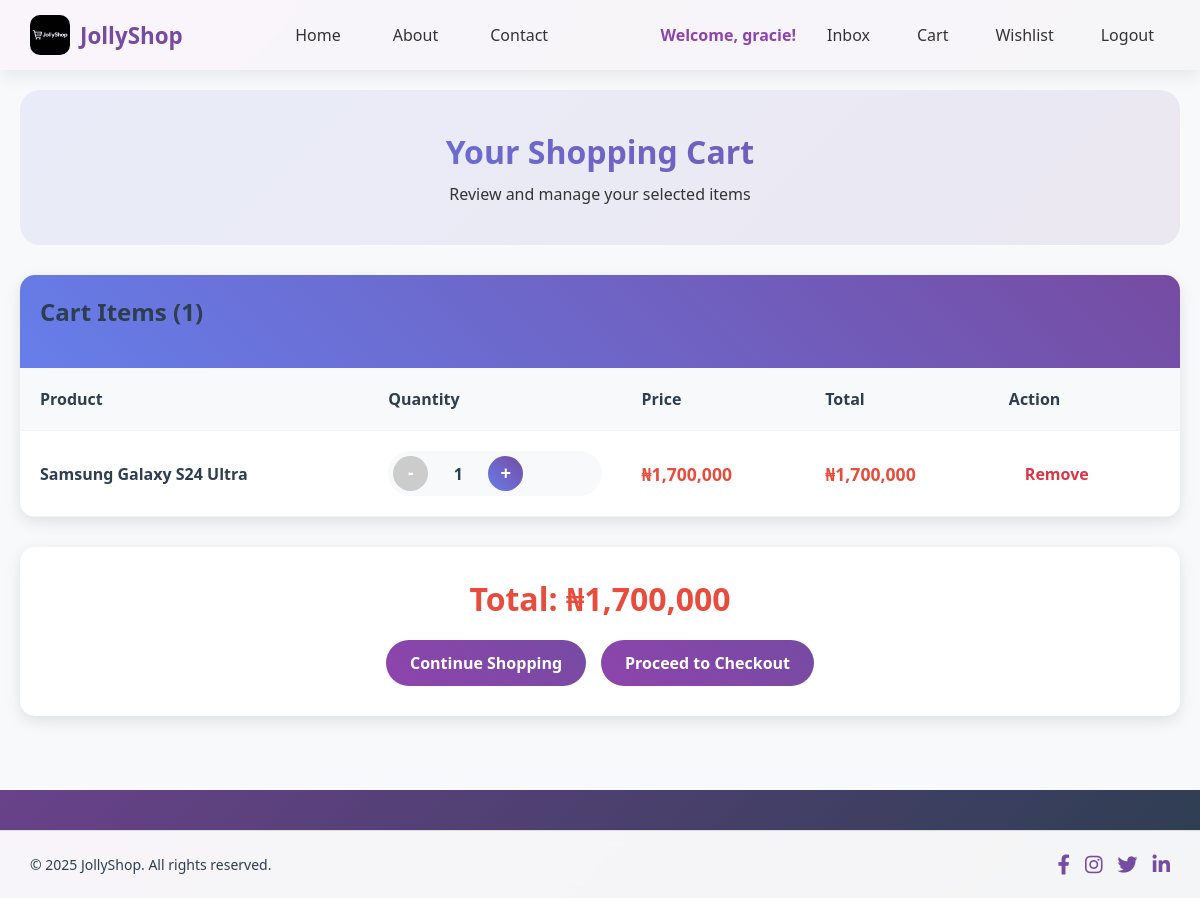
The app's page /cart/ (signed in) with its own data.
### Mini_catalog/models.py (models this page shows, shortened)
class CartItem(models.Model):
    cart = models.ForeignKey(Cart, on_delete=models.CASCADE)
    product = models.ForeignKey(Product, on_delete=models.CASCADE)
    quantity = models.PositiveIntegerField(default=1)
    def total_price(self):
        return self.product.price * self.quantity

class Product(models.Model):
    name = models.CharField(max_length=100)
    description = models.TextField()
    price = models.DecimalField(max_digits=10, decimal_places=2)
    discount_percentage = models.DecimalField(max_digits=5, decimal_places=2, default=0.00)  # e.g., 20.00 for 20%
    in_stock = models.BooleanField(default=True)
    category = models.ForeignKey(Category, on_delete=models.CASCADE, null=True, blank=True)  # allow nulls
    image = CloudinaryField('image', blank=True, null=True)
    rating = models.DecimalField(max_digits=3, decimal_places=1, default=0.0, help_text="Average rating out of 5")
    num_ratings = models.PositiveIntegerField(default=0)

### Mini_catalog/views.py (the view)
# urls.py: path("cart/", views.view_cart, name="view_cart"),
@login_required
def view_cart(request):
    cart = Cart.objects.filter(user=request.user).first()
    if cart:
        items = cart.cartitem_set.all()
        total = sum(item.total_price() for item in items)
    else:
        items = []
        total = 0
    return render(request, 'cart.html', {'items': items, 'total': total})

### Mini_catalog/templates/cart.html (shortened to what this page needs)
{% extends 'base.html' %}
{% load humanize %}
{% block content %}
<div class="cart-hero">
  <h1>Your Shopping Cart</h1>
  <p>Review and manage your selected items</p>
</div>
{% if items %}
  <div class="cart-items">
    <div class="cart-header">
      <h2>Cart Items ({{ items|length }})</h2>
    </div>
    <table class="cart-table">
      <thead>
        <tr>
          <th>Product</th>
          <th>Quantity</th>
          <th>Price</th>
          <th>Total</th>
          <th>Action</th>
        </tr>
      </thead>
      <tbody>
        {% for item in items %}
          <tr>
            <td>
              <div class="product-info">
                <div>
                  <h4 class="product-name">{{ item.product.name }}</h4>
                </div>
              </div>
            </td>
            <td>
              <div class="quantity-controls">
                <form method="post" action="{% url 'decrease_quantity' item.id %}" style="display: inline;">
                  <button type="submit" class="quantity-btn" {% if item.quantity <= 1 %}disabled{% endif %}>-</button>
                </form>
                <span class="quantity-display">{{ item.quantity }}</span>
                <form method="post" action="{% url 'increase_quantity' item.id %}" style="display: inline;">
                  <button type="submit" class="quantity-btn">+</button>
                </form>
              </div>
            </td>
            <td>
              <span class="product-price">₦{{ item.product.price|floatformat:'0'|intcomma }}</span>
            </td>
            <td>
              <span class="item-total">₦{{ item.total_price|floatformat:'0'|intcomma }}</span>
            </td>
            <td>
              <a href="{% url 'remove_from_cart' item.id %}" class="remove-btn"
                 onclick="return confirm('Are you sure you want to remove this item from your cart?')">Remove</a>
            </td>
          </tr>
        {% endfor %}
      </tbody>
    </table>
  </div>
  <div class="cart-summary">
    <div class="cart-total">Total: ₦{{ total|floatformat:'0'|intcomma }}</div>
    <div class="cart-actions">
      <a href="{% url 'product_list' %}" class="btn">Continue Shopping</a>
      <a href="{% url 'checkout' %}" class="btn">Proceed to Checkout</a>
    </div>
  </div>
{% endif %}
{% endblock %}

### Mini_catalog/templates/base.html (shortened to what this page needs)
{% load static %}
{% load humanize %}
<!DOCTYPE html>
<html lang="en">
<head>
    <link rel="stylesheet" href="https://cdnjs.cloudflare.com/ajax/libs/font-awesome/6.0.0/css/all.min.css">
</head>
<body>
    <nav class="navbar">
        <div class="logo">
            <img src="{% static 'images/Jollyshop.jpg' %}" alt="JollyShop Logo">
            <span>JollyShop</span>
        </div>
        <div class="nav-links">
            <a href="{% url 'product_list' %}">Home</a>
            <a href="{% url 'about' %}">About</a>
            <a href="{% url 'contact' %}">Contact</a>
        </div>
        <div class="nav-links user-info">
            {% if user.is_authenticated and not user.is_anonymous %}
                <span>Welcome, {{ user.username }}!</span>
                {% if not user.is_staff %}
                    <a href="{% url 'inbox' %}">Inbox</a>
                    <a href="{% url 'view_cart' %}" class="cart-badge" data-count="{{ cart_items_count }}">Cart</a>
                    <a href="{% url 'view_wishlist' %}">Wishlist</a>
                {% endif %}
                <a href="{% url 'logout' %}" onclick="return confirm('Are you sure you want to logout?')">Logout</a>
            {% else %}
                <a href="{% url 'login' %}">Login</a>
                <a href="{% url 'register' %}">Register</a>
            {% endif %}
        </div>
    </nav>
    <div class="content">
        <div class="container">
            {% block content %}{% endblock %}
        </div>
    </div>
    <footer class="footer">
        <div class="footer-content">
            <div class="copyright">
                &copy; 2025 JollyShop. All rights reserved.
            </div>
            <div class="social-icons">
                <a href="https://www.facebook.com/share/16A7QfD5Bg/" title="Facebook" target="_blank"><i class="fab fa-facebook-f"></i></a>
                <a href="https://www.instagram.com/ayogram_1?igsh=MTZodTMyY255cHh6aw==" title="Instagram" target="_blank"><i class="fab fa-instagram"></i></a>
                <a href="https://x.com/ayogram_01?t=WucJrnkUXLJx-KQOdCGoXg&s=08" title="Twitter" target="_blank"><i class="fab fa-twitter"></i></a>
                <a href="https://www.linkedin.com/in/waliyi-balogun-8045a930b?utm_source=share&utm_campaign=share_via&utm_content=profile&utm_medium=android_app" title="LinkedIn" target="_blank"><i class="fab fa-linkedin-in"></i></a>
            </div>
        </div>
    </footer>
</body>
</html>

### Mini_catalog/templates/cart.html (style rules this page uses)
.cart-hero { text-align: center; padding: 40px 20px; background: linear-gradient(135deg, rgba(102, 126, 234, 0.1), rgba(118, 75, 162, 0.1)); border-radius: 20px; margin-bottom: 30px; }
.cart-hero h1 { background: linear-gradient(45deg, #667eea, #764ba2); -webkit-background-clip: text; -webkit-text-fill-color: transparent; background-clip: text; margin-bottom: 10px; }
.cart-items { background: white; border-radius: 15px; box-shadow: 0 5px 15px rgba(0,0,0,0.1); overflow: hidden; margin-bottom: 30px; }
.cart-header { background: linear-gradient(45deg, #667eea, #764ba2); color: white; padding: 20px; font-weight: 600; }
.cart-table { width: 100%; border-collapse: collapse; }
.cart-table th, .cart-table td { padding: 20px; text-align: left; border-bottom: 1px solid #f1f3f4; }
.cart-table th { background: #f8f9fa; font-weight: 600; color: #2c3e50; }
.product-info { display: flex; align-items: center; gap: 15px; }
.product-name { font-weight: 600; color: #2c3e50; margin: 0; }
.product-price { color: #e74c3c; font-weight: bold; font-size: 1.1em; }
.quantity-controls { display: flex; align-items: center; gap: 10px; background: #f8f9fa; border-radius: 25px; padding: 5px; }
.quantity-btn { background: linear-gradient(45deg, #667eea, #764ba2); color: white; border: none; width: 35px; height: 35px; border-radius: 50%; cursor: pointer; font-size: 18px; font-weight: bold; display: flex; align-items: center; justify-content: center; transition: all 0.3s ease; }
.quantity-btn:disabled { background: #ccc; cursor: not-allowed; transform: none; box-shadow: none; }
.quantity-display { font-weight: bold; min-width: 40px; text-align: center; font-size: 16px; color: #2c3e50; }
.item-total { font-weight: bold; color: #e74c3c; font-size: 1.1em; }
.remove-btn { color: #dc3545; text-decoration: none; font-weight: 600; padding: 8px 16px; border-radius: 20px; transition: all 0.3s ease; }
.cart-summary { background: white; border-radius: 15px; box-shadow: 0 5px 15px rgba(0,0,0,0.1); padding: 30px; text-align: center; }
.cart-total { font-size: 2em; font-weight: bold; color: #e74c3c; margin-bottom: 20px; }
.cart-actions { display: flex; gap: 15px; justify-content: center; flex-wrap: wrap; }

### records on screen
CartItem: product.name "Samsung Galaxy S24 Ultra", quantity "1", product.price "1,700,000", total_price "1,700,000"

### other values on screen
{{ user.username }} "gracie"
{{ items|length }} "1"
{{ total|floatformat:'0'|intcomma }} "1,700,000"
